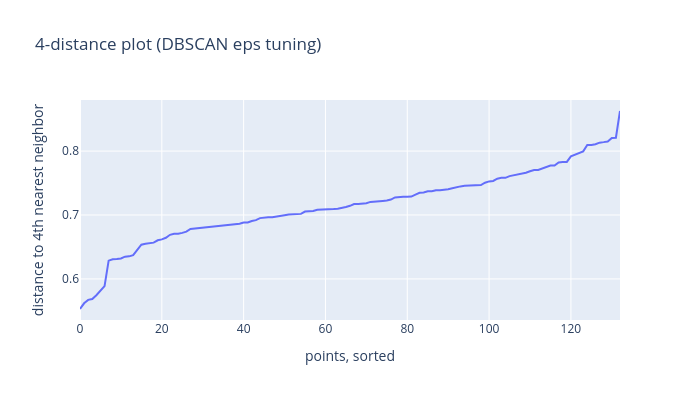

Notebook cell for this chart:
### Markdown cell above
DBSCAN's `eps` needs tuning to the data — use the k-distance plot below (look
for the "elbow") to pick a reasonable value, then re-run the cell above.

### Code cell
k_nn = 4
nbrs = NearestNeighbors(n_neighbors=k_nn, metric="cosine").fit(X_dense)
distances, _ = nbrs.kneighbors(X_dense)
k_distances = np.sort(distances[:, -1])

fig = px.line(y=k_distances, title=f"{k_nn}-distance plot (DBSCAN eps tuning)")
fig.update_layout(xaxis_title="points, sorted", yaxis_title=f"distance to {k_nn}th nearest neighbor",
                   width=700, height=400)
fig.show()

### Figure 1 — Plotly figure (JSON) as saved in the notebook; plotly's stock layout.template omitted (floating-point values rounded to 4 significant figures; data arrays with more than 128 entries replaced by an {"elided": "..."} marker saying what was removed)
{"data": [{"hovertemplate": "x=%{x}<br>y=%{y}<extra></extra>", "legendgroup": "", "line": {"color": "#636efa", "dash": "solid"}, "marker": {"symbol": "circle"}, "mode": "lines", "name": "", "orientation": "v", "showlegend": false, "type": "scatter", "x": {"elided": "133 int values"}, "xaxis": "x", "y": {"elided": "133 float values"}, "yaxis": "y"}], "layout": {"height": 400, "legend": {"tracegroupgap": 0}, "title": {"text": "4-distance plot (DBSCAN eps tuning)"}, "width": 700, "xaxis": {"anchor": "y", "domain": [0, 1], "title": {"text": "points, sorted"}}, "yaxis": {"anchor": "x", "domain": [0, 1], "title": {"text": "distance to 4th nearest neighbor"}}}}
